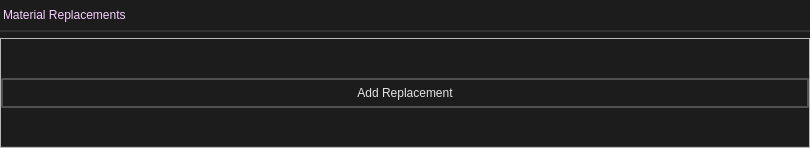
<?xml version="1.0" encoding="UTF-8"?>
<ui version="4.0">
 <class>Widget</class>
 <widget class="QWidget" name="Widget">
  <property name="geometry">
   <rect>
    <x>0</x>
    <y>0</y>
    <width>810</width>
    <height>148</height>
   </rect>
  </property>
  <property name="minimumSize">
   <size>
    <width>96</width>
    <height>0</height>
   </size>
  </property>
  <property name="maximumSize">
   <size>
    <width>16777215</width>
    <height>1600</height>
   </size>
  </property>
  <property name="windowTitle">
   <string>Form</string>
  </property>
  <property name="styleSheet">
   <string notr="true">.QWidget {
    font: 580 10pt &quot;Segoe UI&quot;;
    border: 2px solid black;
    border-radius: 0px;
    border-left: 0px;
    border-right: 0px;
	border-top: 0px;
    border-color: rgba(50, 50, 50, 255);
    padding: 8px;
    padding-left: 6px;
    padding-right: 6px;
    color: #E3E3E3;
    background-color: #1C1C1C;
}

.QWidget::hover {
}
.QWidget::selected {
    background-color: #414956;
}</string>
  </property>
  <layout class="QVBoxLayout" name="verticalLayout">
   <property name="spacing">
    <number>6</number>
   </property>
   <property name="leftMargin">
    <number>0</number>
   </property>
   <property name="topMargin">
    <number>0</number>
   </property>
   <property name="rightMargin">
    <number>0</number>
   </property>
   <property name="bottomMargin">
    <number>0</number>
   </property>
   <item>
    <widget class="QFrame" name="frame">
     <property name="minimumSize">
      <size>
       <width>0</width>
       <height>32</height>
      </size>
     </property>
     <property name="maximumSize">
      <size>
       <width>16777215</width>
       <height>32</height>
      </size>
     </property>
     <property name="styleSheet">
      <string notr="true">.QFrame {
    font: 580 10pt &quot;Segoe UI&quot;;
    border: 2px solid black;
    border-radius: 0px;
    border-left: 0px;
    border-right: 0px;
	border-top: 0px;
    border-color: rgba(50, 50, 50, 255);
    color: #E3E3E3;
    background-color: #1C1C1C;
}

.QFrame::hover {
}
.QFrame::selected {
    background-color: #414956;
}</string>
     </property>
     <property name="frameShape">
      <enum>QFrame::StyledPanel</enum>
     </property>
     <property name="frameShadow">
      <enum>QFrame::Raised</enum>
     </property>
     <property name="lineWidth">
      <number>0</number>
     </property>
     <layout class="QHBoxLayout" name="horizontalLayout_2">
      <property name="spacing">
       <number>16</number>
      </property>
      <property name="leftMargin">
       <number>0</number>
      </property>
      <property name="topMargin">
       <number>0</number>
      </property>
      <property name="rightMargin">
       <number>0</number>
      </property>
      <property name="bottomMargin">
       <number>0</number>
      </property>
      <item>
       <layout class="QHBoxLayout" name="layout">
        <property name="sizeConstraint">
         <enum>QLayout::SetFixedSize</enum>
        </property>
        <item>
         <widget class="QLabel" name="property_class">
          <property name="sizePolicy">
           <sizepolicy hsizetype="Fixed" vsizetype="Preferred">
            <horstretch>0</horstretch>
            <verstretch>0</verstretch>
           </sizepolicy>
          </property>
          <property name="styleSheet">
           <string notr="true">border:0px;
background-color: rgba(255, 255, 255, 0);
font: 8pt &quot;Segoe UI&quot;;
padding-right: 16px;
color: rgb(247, 208, 255);</string>
          </property>
          <property name="text">
           <string>Material Replacements</string>
          </property>
         </widget>
        </item>
        <item>
         <spacer name="horizontalSpacer">
          <property name="orientation">
           <enum>Qt::Horizontal</enum>
          </property>
          <property name="sizeHint" stdset="0">
           <size>
            <width>40</width>
            <height>20</height>
           </size>
          </property>
         </spacer>
        </item>
       </layout>
      </item>
     </layout>
    </widget>
   </item>
   <item>
    <widget class="QFrame" name="frame_3">
     <property name="frameShape">
      <enum>QFrame::StyledPanel</enum>
     </property>
     <property name="frameShadow">
      <enum>QFrame::Raised</enum>
     </property>
     <layout class="QVBoxLayout" name="verticalLayout_3">
      <property name="leftMargin">
       <number>0</number>
      </property>
      <property name="topMargin">
       <number>0</number>
      </property>
      <property name="rightMargin">
       <number>0</number>
      </property>
      <property name="bottomMargin">
       <number>0</number>
      </property>
      <item>
       <layout class="QVBoxLayout" name="layout_replacements"/>
      </item>
      <item>
       <widget class="QPushButton" name="add_replacement_widget">
        <property name="styleSheet">
         <string notr="true">
    QPushButton {
        font: 580 9pt &quot;Segoe UI&quot;;
        border: 2px solid black;
        border-radius: 2px;
        border-color: rgba(80, 80, 80, 255);
        height:22px;
        padding-top: 2px;
        padding-bottom:2px;
        padding-left: 4px;
        padding-right: 4px;
        color: #E3E3E3;
        background-color: #1C1C1C;
    }
    QPushButton:hover {
        background-color: #414956;
        color: white;
    }
    QPushButton:pressed {
        background-color: #1C1C1C;
        margin: 1px;
        margin-left: 2px;
        margin-right: 2px;
    }</string>
        </property>
        <property name="text">
         <string>Add Replacement</string>
        </property>
        <property name="icon">
         <iconset resource="../../resources.qrc">
          <normaloff>:/icons/add_24dp.svg</normaloff>:/icons/add_24dp.svg</iconset>
        </property>
       </widget>
      </item>
     </layout>
    </widget>
   </item>
  </layout>
 </widget>
 <resources>
  <include location="../../resources.qrc"/>
 </resources>
 <connections/>
</ui>
